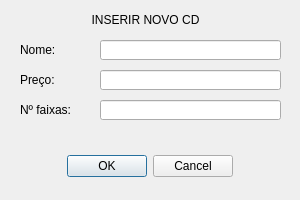
<?xml version="1.0" encoding="UTF-8"?>
<ui version="4.0">
 <class>IncluirCD</class>
 <widget class="QDialog" name="IncluirCD">
  <property name="geometry">
   <rect>
    <x>0</x>
    <y>0</y>
    <width>300</width>
    <height>200</height>
   </rect>
  </property>
  <property name="windowTitle">
   <string>Incluir CD</string>
  </property>
  <widget class="QDialogButtonBox" name="buttonBox">
   <property name="geometry">
    <rect>
     <x>0</x>
     <y>150</y>
     <width>300</width>
     <height>32</height>
    </rect>
   </property>
   <property name="orientation">
    <enum>Qt::Horizontal</enum>
   </property>
   <property name="standardButtons">
    <set>QDialogButtonBox::Cancel|QDialogButtonBox::Ok</set>
   </property>
   <property name="centerButtons">
    <bool>true</bool>
   </property>
  </widget>
  <widget class="QLabel" name="label">
   <property name="geometry">
    <rect>
     <x>80</x>
     <y>10</y>
     <width>131</width>
     <height>20</height>
    </rect>
   </property>
   <property name="text">
    <string>INSERIR NOVO CD</string>
   </property>
   <property name="alignment">
    <set>Qt::AlignCenter</set>
   </property>
  </widget>
  <widget class="QLabel" name="label_nome">
   <property name="geometry">
    <rect>
     <x>20</x>
     <y>40</y>
     <width>63</width>
     <height>20</height>
    </rect>
   </property>
   <property name="text">
    <string>Nome:</string>
   </property>
  </widget>
  <widget class="QLabel" name="label_preco">
   <property name="geometry">
    <rect>
     <x>20</x>
     <y>70</y>
     <width>63</width>
     <height>20</height>
    </rect>
   </property>
   <property name="text">
    <string>Preço:</string>
   </property>
  </widget>
  <widget class="QLabel" name="label_numfaixas">
   <property name="geometry">
    <rect>
     <x>20</x>
     <y>100</y>
     <width>63</width>
     <height>20</height>
    </rect>
   </property>
   <property name="text">
    <string>Nº faixas:</string>
   </property>
  </widget>
  <widget class="QLineEdit" name="lineEdit_nome">
   <property name="geometry">
    <rect>
     <x>100</x>
     <y>40</y>
     <width>181</width>
     <height>20</height>
    </rect>
   </property>
  </widget>
  <widget class="QLineEdit" name="lineEdit_preco">
   <property name="geometry">
    <rect>
     <x>100</x>
     <y>70</y>
     <width>181</width>
     <height>20</height>
    </rect>
   </property>
  </widget>
  <widget class="QLineEdit" name="lineEdit_numfaixas">
   <property name="geometry">
    <rect>
     <x>100</x>
     <y>100</y>
     <width>181</width>
     <height>20</height>
    </rect>
   </property>
  </widget>
 </widget>
 <resources/>
 <connections>
  <connection>
   <sender>buttonBox</sender>
   <signal>accepted()</signal>
   <receiver>IncluirCD</receiver>
   <slot>accept()</slot>
   <hints>
    <hint type="sourcelabel">
     <x>248</x>
     <y>254</y>
    </hint>
    <hint type="destinationlabel">
     <x>157</x>
     <y>274</y>
    </hint>
   </hints>
  </connection>
  <connection>
   <sender>buttonBox</sender>
   <signal>rejected()</signal>
   <receiver>IncluirCD</receiver>
   <slot>reject()</slot>
   <hints>
    <hint type="sourcelabel">
     <x>316</x>
     <y>260</y>
    </hint>
    <hint type="destinationlabel">
     <x>286</x>
     <y>274</y>
    </hint>
   </hints>
  </connection>
 </connections>
</ui>
